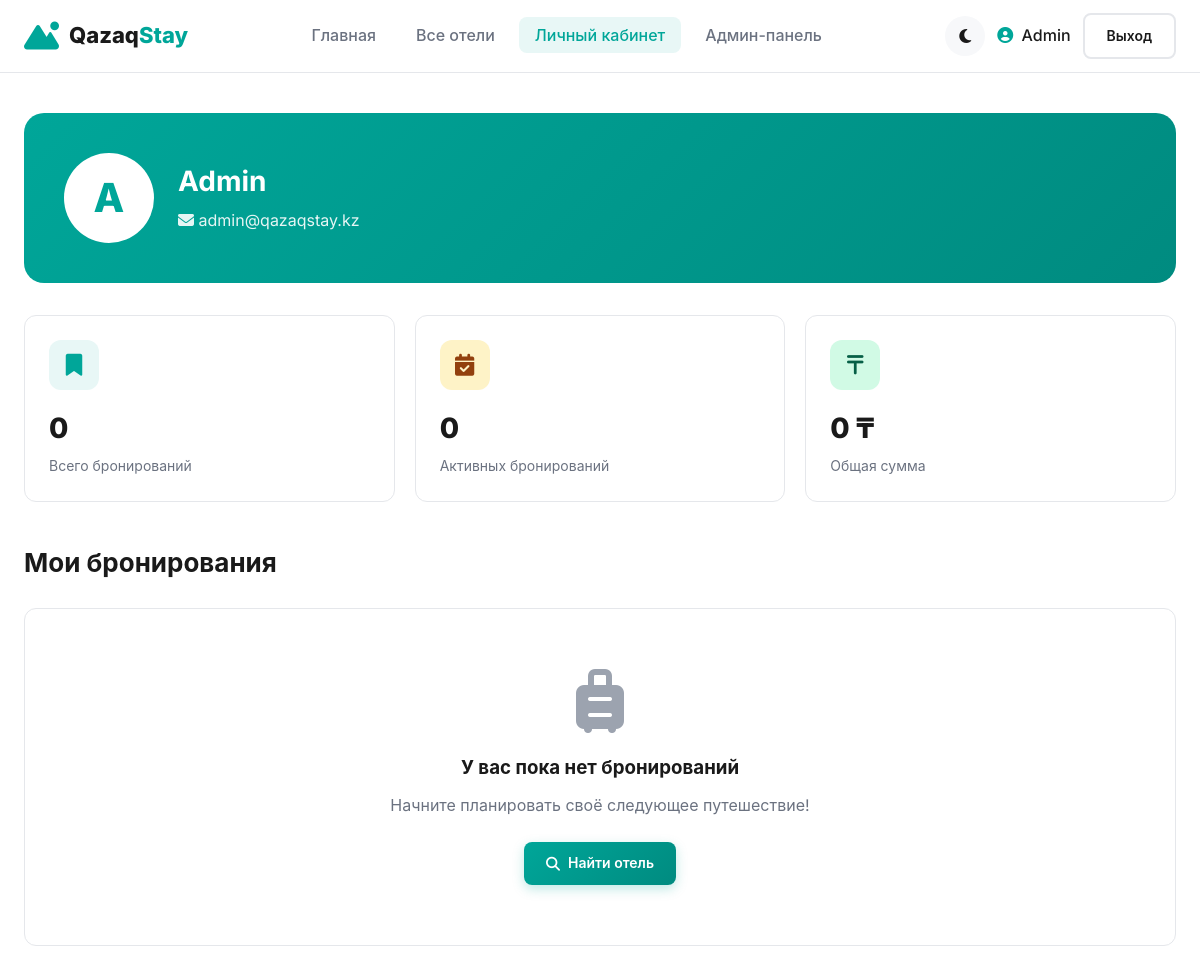
The app's page /profile.php (signed in) with its own data.
### tables this page shows
CREATE TABLE IF NOT EXISTS users (
    id INT AUTO_INCREMENT PRIMARY KEY,
    name VARCHAR(100) NOT NULL,
    email VARCHAR(150) NOT NULL UNIQUE,
    phone VARCHAR(20),
    password VARCHAR(255) NOT NULL,
    role ENUM('user', 'admin') DEFAULT 'user',
    avatar VARCHAR(255) DEFAULT NULL,
    created_at TIMESTAMP DEFAULT CURRENT_TIMESTAMP
);

### db.php (called while the page is built, shortened)
<?php
$host = 'localhost';
$dbname = 'qazaq_stay';
$username = 'root';
$password = '';
try {
    $pdo = new PDO(
        "mysql:host=$host;dbname=$dbname;charset=utf8mb4",
        $username,
        $password,
        [
            PDO::ATTR_ERRMODE => PDO::ERRMODE_EXCEPTION,
            PDO::ATTR_DEFAULT_FETCH_MODE => PDO::FETCH_ASSOC,
            PDO::ATTR_EMULATE_PREPARES => false
        ]
    );
} catch (PDOException $e) {
    die("Ошибка подключения к БД: " . $e->getMessage() .
        "<br><br>Убедитесь что:<br>1. XAMPP запущен (Apache + MySQL)<br>" .
        "2. База данных 'qazaq_stay' импортирована через phpMyAdmin");
}
function isLoggedIn() {
    return isset($_SESSION['user_id']);
}
function isAdmin() {
    return isset($_SESSION['user_role']) && $_SESSION['user_role'] === 'admin';
}
function getCurrentUser() {
    global $pdo;
    $stmt = $pdo->prepare("SELECT * FROM users WHERE id = ?");
    $stmt->execute([$_SESSION['user_id']]);
    return $stmt->fetch();
}
function e($string) {
    return htmlspecialchars($string ?? '', ENT_QUOTES, 'UTF-8');
}
?>

### profile.php (the view, shortened to what this page needs)
<?php
require_once 'db.php';
$user = getCurrentUser();
$stmt = $pdo->prepare("
    SELECT b.*, h.name AS hotel_name, h.city, h.image_url, h.address
    FROM bookings b
    JOIN hotels h ON b.hotel_id = h.id
    WHERE b.user_id = ?
    ORDER BY b.created_at DESC
");
$stmt->execute([$_SESSION['user_id']]);
$bookings = $stmt->fetchAll();
$totalBookings = count($bookings);
$activeBookings = count(array_filter($bookings, fn($b) => $b['status'] === 'confirmed' && strtotime($b['check_out']) >= time()));
$totalSpent = array_sum(array_map(fn($b) => $b['status'] !== 'cancelled' ? $b['total_price'] : 0, $bookings));
?>
<!DOCTYPE html>
<html lang="ru">
<head>
    <link rel="stylesheet" href="style.css">
    <link rel="stylesheet" href="https://cdnjs.cloudflare.com/ajax/libs/font-awesome/6.4.0/css/all.min.css">
</head>
<body>
<nav class="navbar">
    <div class="container nav-container">
        <a href="index.php" class="logo">
            <i class="fas fa-mountain-sun"></i>
            <span>Qazaq<span class="logo-accent">Stay</span></span>
        </a>
        <ul class="nav-menu">
            <li><a href="index.php">Главная</a></li>
            <li><a href="hotels.php">Все отели</a></li>
            <li><a href="profile.php" class="active">Личный кабинет</a></li>
            <?php if (isAdmin()): ?>
                <li><a href="admin/index.php">Админ-панель</a></li>
            <?php endif; ?>
        </ul>
        <div class="nav-actions">
            <button class="theme-toggle" id="themeToggle"><i class="fas fa-moon"></i></button>
            <span class="user-name"><i class="fas fa-user-circle"></i> <?= e($_SESSION['user_name']) ?></span>
            <a href="logout.php" class="btn-outline">Выход</a>
        </div>
    </div>
</nav>
<div class="profile-page">
    <div class="container">
        <div class="profile-header">
            <div class="profile-avatar">
                <?= mb_strtoupper(mb_substr($user['name'], 0, 1)) ?>
            </div>
            <div class="profile-info" style="flex: 1;">
                <h2><?= e($user['name']) ?></h2>
                <p style="opacity: 0.9; margin-bottom: 4px;"><i class="fas fa-envelope"></i> <?= e($user['email']) ?></p>
            </div>
        </div>
        <div class="admin-stats" style="margin-bottom: 40px;">
            <div class="stat-card">
                <div class="stat-card-icon"><i class="fas fa-bookmark"></i></div>
                <div class="stat-card-value"><?= $totalBookings ?></div>
                <div class="stat-card-label">Всего бронирований</div>
            </div>
            <div class="stat-card">
                <div class="stat-card-icon" style="background: #fef3c7; color: #92400e;">
                    <i class="fas fa-calendar-check"></i>
                </div>
                <div class="stat-card-value"><?= $activeBookings ?></div>
                <div class="stat-card-label">Активных бронирований</div>
            </div>
            <div class="stat-card">
                <div class="stat-card-icon" style="background: #d1fae5; color: #065f46;">
                    <i class="fas fa-tenge-sign"></i>
                </div>
                <div class="stat-card-value"><?= number_format($totalSpent, 0, '', ' ') ?> ₸</div>
                <div class="stat-card-label">Общая сумма</div>
            </div>
        </div>
        <h2 style="margin-bottom: 24px; font-size: 26px;">Мои бронирования</h2>
        <?php if (empty($bookings)): ?>
            <div style="text-align: center; padding: 60px 20px; background: var(--bg-card); border-radius: var(--radius-md); border: 1px solid var(--border);">
                <i class="fas fa-suitcase-rolling" style="font-size: 64px; color: var(--text-muted); margin-bottom: 20px;"></i>
                <h3>У вас пока нет бронирований</h3>
                <p style="color: var(--text-light); margin-top: 10px; margin-bottom: 24px;">Начните планировать своё следующее путешествие!</p>
                <a href="hotels.php" class="btn-primary">
                    <i class="fas fa-search"></i> Найти отель
                </a>
            </div>
        <?php endif; ?>
    </div>
</div>
</body>
</html>

### style.css (style rules this page uses)
:root { --primary: #00a699; --primary-dark: #008b80; --primary-light: #e8f7f6; --accent: #ff5a5f; --accent-hover: #e04a4f; --bg: #ffffff; --bg-alt: #f7f8fa; --bg-card: #ffffff; --bg-hover: #f0f2f5; --text: #1a1a1a; --text-light: #6b7280; --text-muted: #9ca3af; --border: #e5e7eb; --shadow-sm: 0 2px 8px rgba(0, 0, 0, 0.04); --shadow-md: 0 4px 20px rgba(0, 0, 0, 0.08); --shadow-lg: 0 10px 40px rgba(0, 0, 0, 0.12); --radius-sm: 8px; --radius-md: 12px; --radius-lg: 20px; --transition: all 0.3s cubic-bezier(0.4, 0, 0.2, 1); }
* { margin: 0; padding: 0; box-sizing: border-box; }
html { scroll-behavior: smooth; }
body { font-family: 'Inter', -apple-system, BlinkMacSystemFont, sans-serif; background-color: var(--bg); color: var(--text); line-height: 1.6; transition: background-color 0.3s, color 0.3s; overflow-x: hidden; }
a { text-decoration: none; color: inherit; }
ul { list-style: none; }
button { cursor: pointer; border: none; background: none; font-family: inherit; }
.container { max-width: 1280px; margin: 0 auto; padding: 0 24px; }
.navbar { position: sticky; top: 0; background: var(--bg); border-bottom: 1px solid var(--border); z-index: 1000; backdrop-filter: blur(10px); background-color: rgba(255, 255, 255, 0.95); }
.nav-container { display: flex; align-items: center; justify-content: space-between; height: 72px; }
.logo { display: flex; align-items: center; gap: 10px; font-size: 22px; font-weight: 800; color: var(--text); transition: var(--transition); }
.logo i { color: var(--primary); font-size: 28px; }
.logo-accent { color: var(--primary); }
.nav-menu { display: flex; gap: 8px; }
.nav-menu a { padding: 8px 16px; border-radius: var(--radius-sm); font-weight: 500; color: var(--text-light); transition: var(--transition); position: relative; }
.nav-menu a:hover, .nav-menu a.active { color: var(--primary); background: var(--primary-light); }
.nav-actions { display: flex; align-items: center; gap: 12px; }
.theme-toggle { width: 40px; height: 40px; border-radius: 50%; background: var(--bg-alt); color: var(--text); display: flex; align-items: center; justify-content: center; transition: var(--transition); font-size: 16px; }
.user-name { font-weight: 500; color: var(--text); }
.user-name i { color: var(--primary); margin-right: 4px; }
.btn-primary, .btn-outline { padding: 10px 22px; border-radius: var(--radius-sm); font-weight: 600; font-size: 14px; transition: var(--transition); display: inline-flex; align-items: center; gap: 8px; cursor: pointer; text-decoration: none; }
.btn-primary { background: linear-gradient(135deg, var(--primary), var(--primary-dark)); color: white; box-shadow: 0 4px 12px rgba(0, 166, 153, 0.25); }
.btn-outline { background: transparent; color: var(--text); border: 2px solid var(--border); }
.profile-page { padding: 40px 0; min-height: 70vh; }
.profile-header { background: linear-gradient(135deg, var(--primary), var(--primary-dark)); color: white; padding: 40px; border-radius: var(--radius-lg); margin-bottom: 32px; display: flex; align-items: center; gap: 24px; }
.profile-avatar { width: 90px; height: 90px; background: white; border-radius: 50%; display: flex; align-items: center; justify-content: center; color: var(--primary); font-size: 40px; font-weight: 800; }
.profile-info h2 { font-size: 28px; margin-bottom: 4px; }
.admin-stats { display: grid; grid-template-columns: repeat(auto-fit, minmax(200px, 1fr)); gap: 20px; margin-bottom: 32px; }
.stat-card { background: var(--bg-card); padding: 24px; border-radius: var(--radius-md); border: 1px solid var(--border); }
.stat-card-icon { width: 50px; height: 50px; background: var(--primary-light); color: var(--primary); border-radius: 12px; display: flex; align-items: center; justify-content: center; font-size: 22px; margin-bottom: 16px; }
.stat-card-value { font-size: 28px; font-weight: 800; color: var(--text); }
.stat-card-label { color: var(--text-light); font-size: 14px; margin-top: 4px; }

### records on screen
users: name "A", name "Admin", email "admin@qazaqstay.kz"

### other values on screen
$_SESSION['user_name'] "Admin"
$totalBookings "0"
$activeBookings "0"
$totalSpent "0"
